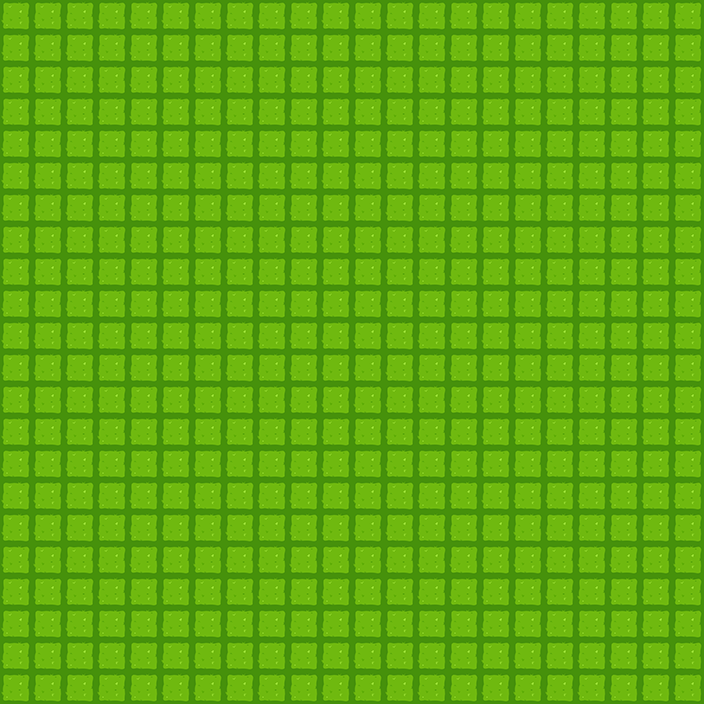

The image is a tile-based game level rendered from a .tmx file. Its description and source (layers, tilesets, objects; grid data summarised) follow:
An orthogonal 22x22 tile map with 32x32 px tiles, 1 tile layer (Capa de Patrones 1).

<map version="1.2" tiledversion="1.2.4" orientation="orthogonal" renderorder="right-down" width="22" height="22" tilewidth="32" tileheight="32" infinite="0" nextlayerid="2" nextobjectid="1">
 <tileset firstgid="1" name="tileset" tilewidth="32" tileheight="32" tilecount="9" columns="3">
  <image source="tileset.png" width="100" height="100" />
 </tileset>
 <layer id="1" name="Capa de Patrones 1" width="22" height="22">
  <data>[484 cells, 484 non-empty, 1 distinct tile ids]</data>
 </layer>
</map>
